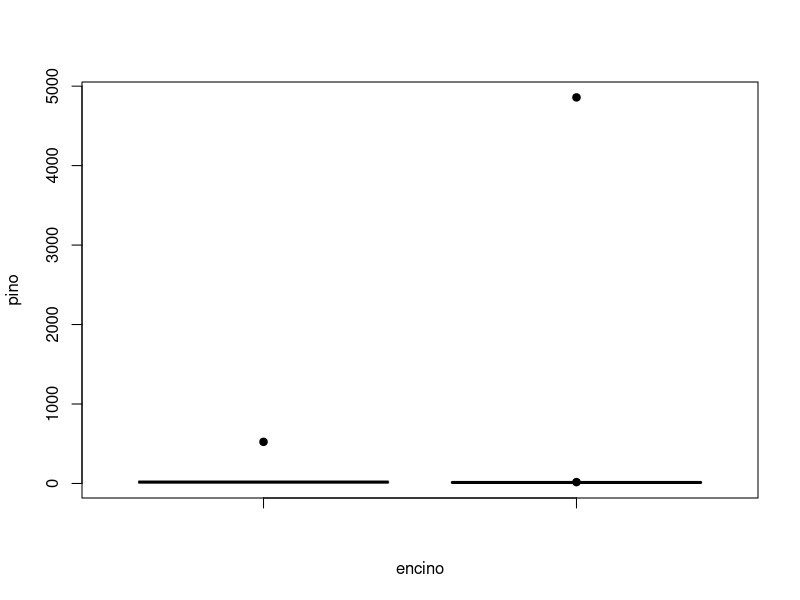

Generate this figure with R:
#LUZ ELENA RODRÍGUEZ PEQUEÑO
#2070472
#29/11/2023
#Examen final

# importar ----------------------------------------------------------------

setwd("C:/Repositorio_LR/Met_ES/codigos")
madera <- read.csv("madera.csv", header = TRUE) 
head(madera)


# PARTE 1 -----------------------------------------------------------------



# descriptivas ------------------------------------------------------------

mean(madera$Encino) #17.46
median(madera$Encino) #17.3
range(madera$Encino) 

mean(madera$Pino) #12.68
median(madera$Pino) #12.5
range(madera$Encino)


# grafica -----------------------------------------------------------------

boxplot(madera$Encino, madera$Pino , xlab = "encino", 
        ylab = "pino", pch = 19)



# PARTE 2 -----------------------------------------------------------------


# hipotesis ---------------------------------------------------------------
#17.3 vs 12.5
#la madera de la especie de encino pesa mas que la de pino segun los datos proporcionados 


# procedimiento -----------------------------------------------------------
t.test(madera$Encino, mu = 17)
#t = 3.3907, df = 29, p-value = 0.002029
t.test(madera$Encino, mu = 16.5)
#t = 7.0763, df = 29, p-value = 8.743e-08
t.test(madera$Encino, mu = 16.6)
#t = 6.3392, df = 29, p-value = 6.308e-07
t.test(madera$Encino, mu = 8.5)
#t = 66.046, df = 29, p-value < 2.2e-16

t.test(madera$Pino, mu = 13)
#t = -1.5971, df = 29, p-value = 0.1211
t.test(madera$Pino, mu = 13.5)
#t = -4.0925, df = 29, p-value = 0.000311
t.test(madera$Pino, mu = 13.6)
#t = -4.5916, df = 29, p-value = 7.882e-05
t.test(madera$Pino, mu = 6.5)
#t = 30.843, df = 29, p-value < 2.2e-16


# recapibilidad -----------------------------------------------------------

#Guardar la prueba t en un objeto llamado "prueba"
prueba <- t.test(madera$Encino, mu =17)

#Conocer el p-value
prueba$p.value 
#0.002028846

# Conocer los grados de libertad 
prueba$parameter
#df 29

# Conocer intervalos de confianza 
prueba$conf.int
#17.18254 17.73746 #0.95


# PARTE 3 -----------------------------------------------------------------

# importar ----------------------------------------------------------------

setwd("C:/Repositorio_LR/Met_ES/codigos")
emiciones <- read.csv("emiciones.csv", header = TRUE) 
head(emiciones)

mean(emiciones$azufre) #18.7075
median(emiciones$azufre)#18.8

t.test(emiciones$azufre, mu = 19)
#t = -0.32359, df = 39, p-value = 0.748

#valor de p----------------------------------------------------------------
#p-value = 0.748

# Resultado ---------------------------------------------------------------

#el valor de las emiciones de óxido de azufre registradas si son significativamente mayores a los valores registrados por la empresa 
#valor de la empresa 17.5 T/año
#valor calculado 18.70 T/año



